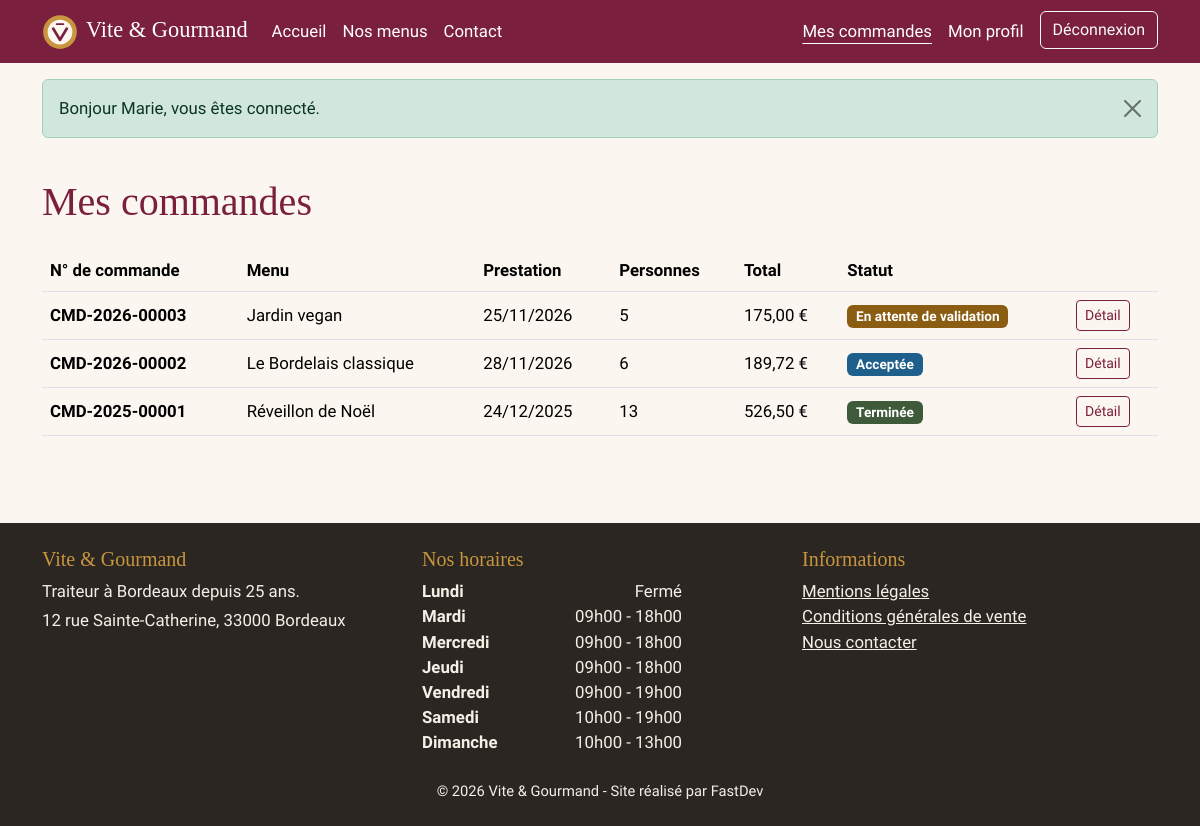
The app's page /espace (signed in) with its own data.
### tables this page shows
CREATE TABLE commande (
    commande_id         INT UNSIGNED AUTO_INCREMENT PRIMARY KEY,
    numero_commande     VARCHAR(20) NOT NULL UNIQUE,    
    utilisateur_id      INT UNSIGNED NOT NULL,
    menu_id             INT UNSIGNED NOT NULL,
    date_commande       DATETIME NOT NULL DEFAULT CURRENT_TIMESTAMP,
     
    date_prestation     DATE NOT NULL,
    heure_livraison     TIME NOT NULL,
    adresse_prestation  VARCHAR(255) NOT NULL,
    code_postal         VARCHAR(10) NOT NULL,
    ville_prestation    VARCHAR(100) NOT NULL,
    distance_km         DECIMAL(6,2) NOT NULL DEFAULT 0,  
    nombre_personne     INT UNSIGNED NOT NULL,
     
    prix_menu           DECIMAL(10,2) NOT NULL,         
    montant_reduction   DECIMAL(10,2) NOT NULL DEFAULT 0,  
    prix_livraison      DECIMAL(10,2) NOT NULL DEFAULT 0,  
    prix_total          DECIMAL(10,2) NOT NULL,
    statut              ENUM(
                            'en_attente',
                            'accepte',
                            'en_preparation',
                            'en_cours_de_livraison',
                            'livre',
                            'en_attente_retour_materiel',
                            'terminee',
                            'annulee'
                        ) NOT NULL DEFAULT 'en_attente',
    pret_materiel       BOOLEAN NOT NULL DEFAULT FALSE,
    restitution_materiel BOOLEAN NOT NULL DEFAULT FALSE,  
     
    motif_annulation    TEXT NULL,
    mode_contact        ENUM('telephone', 'mail') NULL,
    annulee_par         ENUM('client', 'employe') NULL,
    CONSTRAINT fk_commande_utilisateur FOREIGN KEY (utilisateur_id) REFERENCES utilisateur(utilisateur_id),
    CONSTRAINT fk_commande_menu        FOREIGN KEY (menu_id)        REFERENCES menu(menu_id),
    CONSTRAINT chk_commande_personnes  CHECK (nombre_personne >= 1),
     
    CONSTRAINT chk_commande_annulation CHECK (
        statut <> 'annulee'
        OR (annulee_par = 'client'  AND motif_annulation IS NOT NULL)
        OR (annulee_par = 'employe' AND motif_annulation IS NOT NULL AND mode_contact IS NOT NULL)
    )
);

CREATE TABLE menu (
    menu_id                 INT UNSIGNED AUTO_INCREMENT PRIMARY KEY,
    titre                   VARCHAR(150) NOT NULL,
    description             TEXT NOT NULL,
    theme_id                INT UNSIGNED NOT NULL,
    regime_id               INT UNSIGNED NOT NULL,
    nombre_personne_minimum INT UNSIGNED NOT NULL,
    prix_par_personne       DECIMAL(8,2) NOT NULL,      
    conditions              TEXT NOT NULL,              
    quantite_restante       INT UNSIGNED NOT NULL DEFAULT 0,  
    actif                   BOOLEAN NOT NULL DEFAULT TRUE,
    date_creation           DATETIME NOT NULL DEFAULT CURRENT_TIMESTAMP,
    CONSTRAINT fk_menu_theme  FOREIGN KEY (theme_id)  REFERENCES theme(theme_id),
    CONSTRAINT fk_menu_regime FOREIGN KEY (regime_id) REFERENCES regime(regime_id),
    CONSTRAINT chk_menu_personnes CHECK (nombre_personne_minimum >= 1),
    CONSTRAINT chk_menu_prix      CHECK (prix_par_personne > 0)
);

CREATE TABLE horaire (
    horaire_id      INT UNSIGNED AUTO_INCREMENT PRIMARY KEY,
    jour            ENUM('lundi','mardi','mercredi','jeudi','vendredi','samedi','dimanche') NOT NULL UNIQUE,
    heure_ouverture TIME NULL,
    heure_fermeture TIME NULL,
    ferme           BOOLEAN NOT NULL DEFAULT FALSE
);

### pages/espace/commandes.php (called while the page is built, shortened)
<?php
$commandes = Database::run(
    'SELECT c.commande_id, c.numero_commande, c.date_commande, c.date_prestation, c.nombre_personne,
            c.prix_total, c.statut, m.titre AS menu_titre
     FROM commande c JOIN menu m ON m.menu_id = c.menu_id
     WHERE c.utilisateur_id = :id
     ORDER BY c.date_commande DESC',
    ['id' => Auth::id()]
)->fetchAll();
render('espace/commandes', ['title' => 'Mes commandes', 'commandes' => $commandes]);

### public/index.php (called while the page is built, shortened)
<?php
$routes = [
    '/'                        => ['accueil', PUBLIC_],
    '/menus'                   => ['menus', PUBLIC_],
    '/menu'                    => ['menu', PUBLIC_],
    '/contact'                 => ['contact', PUBLIC_],
    '/mentions-legales'        => ['mentions-legales', PUBLIC_],
    '/cgv'                     => ['cgv', PUBLIC_],
    '/inscription'             => ['auth/inscription', PUBLIC_],
    '/connexion'               => ['auth/connexion', PUBLIC_],
    '/deconnexion'             => ['auth/deconnexion', CONNECTE],
    '/mot-de-passe-oublie'     => ['auth/mot-de-passe-oublie', PUBLIC_],
    '/reinitialiser'           => ['auth/reinitialiser', PUBLIC_],
    '/api/menus'               => ['api/menus', PUBLIC_],
    '/commander'               => ['commande/commander', CLIENT],
    '/espace'                  => ['espace/commandes', CLIENT],
    '/espace/commande'         => ['espace/commande', CLIENT],
    '/espace/commande/modifier'=> ['espace/modifier', CLIENT],
    '/espace/avis'             => ['espace/avis', CLIENT],
    '/espace/profil'           => ['espace/profil', CONNECTE],
    '/employe'                 => ['employe/commandes', STAFF],
    '/employe/commande'        => ['employe/commande', STAFF],
    '/employe/menus'           => ['employe/menus', STAFF],
    '/employe/menu'            => ['employe/menu-form', STAFF],
    '/employe/plats'           => ['employe/plats', STAFF],
    '/employe/horaires'        => ['employe/horaires', STAFF],
    '/employe/avis'            => ['employe/avis', STAFF],
    '/admin/employes'          => ['admin/employes', ADMIN],
    '/admin/statistiques'      => ['admin/statistiques', ADMIN],
    '/api/statistiques'        => ['api/statistiques', ADMIN],
];
$path = rtrim(current_path(), '/') ?: '/';
try {
    [$page, $roles] = $routes[$path];
    require dirname(__DIR__) . '/pages/' . $page . '.php';
} catch (\Throwable $e) {
    error_log((string) $e);
    if (App\Env::bool('APP_DEBUG')) {
        throw $e;
    }
    abort(500, 'Une erreur inattendue est survenue. Veuillez réessayer plus tard.');
}

### src/Auth.php (called while the page is built, shortened)
<?php
final class Auth
{
    public static function user(): ?array
    {
        return $_SESSION['user'] ?? null;
    }
    public static function id(): ?int
    {
        return self::user()['id'] ?? null;
    }
}

### src/Database.php (called while the page is built, shortened)
<?php
final class Database
{
    private static ?PDO $pdo = null;
    public static function pdo(): PDO
    {
        if (self::$pdo === null) {
            $dsn = sprintf(
                'mysql:host=%s;port=%s;dbname=%s;charset=utf8mb4',
                Env::get('DB_HOST', '127.0.0.1'),
                Env::get('DB_PORT', '3306'),
                Env::get('DB_NAME', 'vite_gourmand')
            );
            $options = [
                PDO::ATTR_ERRMODE            => PDO::ERRMODE_EXCEPTION,
                PDO::ATTR_DEFAULT_FETCH_MODE => PDO::FETCH_ASSOC,
                PDO::ATTR_EMULATE_PREPARES   => false,
            ];
            self::$pdo = new PDO($dsn, Env::get('DB_USER', 'root'), Env::get('DB_PASSWORD'), $options);
            self::$pdo->exec("SET time_zone = '" . (new \DateTimeImmutable())->format('P') . "'");
        }
        return self::$pdo;
    }
    public static function run(string $sql, array $params = []): \PDOStatement
    {
        $stmt = self::pdo()->prepare($sql);
        $stmt->execute($params);
        return $stmt;
    }
}

### src/CommandeService.php (called while the page is built, shortened)
<?php
final class CommandeService
{
    public static function libelle(string $statut): string
    {
        return self::STATUTS[$statut] ?? $statut;
    }
}

### templates/pages/espace/commandes.php (the view, shortened to what this page needs)
<div class="container py-4">
    <h1 class="mb-4">Mes commandes</h1>
    <?php if (!$commandes): ?>
        <p>Vous n'avez pas encore passé de commande.</p>
        <a href="/menus" class="btn btn-bordeaux">Découvrir nos menus</a>
    <?php else: ?>
        <div class="table-responsive">
            <table class="table align-middle">
                <thead>
                <tr>
                    <th scope="col">N° de commande</th>
                    <th scope="col">Menu</th>
                    <th scope="col">Prestation</th>
                    <th scope="col">Personnes</th>
                    <th scope="col">Total</th>
                    <th scope="col">Statut</th>
                    <th scope="col"><span class="visually-hidden">Actions</span></th>
                </tr>
                </thead>
                <tbody>
                <?php foreach ($commandes as $c): ?>
                    <tr>
                        <th scope="row"><?= e($c['numero_commande']) ?></th>
                        <td><?= e($c['menu_titre']) ?></td>
                        <td><?= e(date_fr($c['date_prestation'])) ?></td>
                        <td><?= (int) $c['nombre_personne'] ?></td>
                        <td><?= money($c['prix_total']) ?></td>
                        <td><?= render_partial('partials/badge-statut', ['statut' => $c['statut']]) ?></td>
                        <td>
                            <a href="/espace/commande?id=<?= (int) $c['commande_id'] ?>" class="btn btn-sm btn-outline-bordeaux">
                                Détail<span class="visually-hidden"> de la commande <?= e($c['numero_commande']) ?></span>
                            </a>
                        </td>
                    </tr>
                <?php endforeach; ?>
                </tbody>
            </table>
        </div>
    <?php endif; ?>
</div>

### templates/partials/badge-statut.php
<span class="badge statut statut-<?= e($statut) ?>"><?= e(App\CommandeService::libelle($statut)) ?></span>

### templates/layout.php (shortened to what this page needs)
<?php
$user = Auth::user();
?>
<!DOCTYPE html>
<html lang="fr">
<head>
    <link href="https://cdn.jsdelivr.net/npm/bootstrap@5.3.3/dist/css/bootstrap.min.css" rel="stylesheet"
>
    <link href="/assets/css/style.css" rel="stylesheet">
</head>
<body>
<header>
    <nav class="navbar navbar-expand-lg navbar-dark bg-bordeaux" aria-label="Menu principal">
        <div class="container">
            <a class="navbar-brand" href="/">
                <img src="/assets/img/logo.svg" alt="" width="36" height="36" class="me-2">Vite &amp; Gourmand
            </a>
            <div class="collapse navbar-collapse" id="navPrincipale">
                <ul class="navbar-nav me-auto">
                    <li class="nav-item"><a class="nav-link<?= nav_active('/') ?>" href="/">Accueil</a></li>
                    <li class="nav-item"><a class="nav-link<?= nav_active('/menus') ?>" href="/menus">Nos menus</a></li>
                    <li class="nav-item"><a class="nav-link<?= nav_active('/contact') ?>" href="/contact">Contact</a></li>
                </ul>
                <ul class="navbar-nav">
                    <?php if ($user === null): ?>
                        <li class="nav-item"><a class="nav-link<?= nav_active('/connexion') ?>" href="/connexion">Connexion</a></li>
                        <li class="nav-item"><a class="btn btn-or ms-lg-2" href="/inscription">Créer un compte</a></li>
                    <?php else: ?>
                        <?php if ($user['role'] === Auth::UTILISATEUR): ?>
                            <li class="nav-item"><a class="nav-link<?= nav_active('/espace', true) ?>" href="/espace">Mes commandes</a></li>
                        <?php endif; ?>
                        <li class="nav-item"><a class="nav-link<?= nav_active('/espace/profil') ?>" href="/espace/profil">Mon profil</a></li>
                        <li class="nav-item">
                            <form action="/deconnexion" method="post" class="d-inline">
                                <button type="submit" class="btn btn-outline-light ms-lg-2">Déconnexion</button>
                            </form>
                        </li>
                    <?php endif; ?>
                </ul>
            </div>
        </div>
    </nav>
</header>
<main id="contenu" tabindex="-1">
    <?php $messages = flashes(); if ($messages): ?>
        <div class="container mt-3">
            <?php foreach ($messages as $m): ?>
                <div class="alert alert-<?= e($m['type']) ?> alert-dismissible fade show" role="alert">
                    <?= e($m['message']) ?>
                    <button type="button" class="btn-close" data-bs-dismiss="alert" aria-label="Fermer le message"></button>
                </div>
            <?php endforeach; ?>
        </div>
    <?php endif; ?>
    <?= $contenu ?>
</main>
<footer class="footer mt-5">
    <div class="container py-4">
        <div class="row g-4">
            <div class="col-md-4">
                <h2 class="h5">Vite &amp; Gourmand</h2>
                <p class="mb-1">Traiteur à Bordeaux depuis 25 ans.</p>
                <p class="mb-0">12 rue Sainte-Catherine, 33000 Bordeaux</p>
            </div>
            <div class="col-md-4">
                <h2 class="h5">Nos horaires</h2>
                <ul class="list-unstyled horaires mb-0">
                    <?php $horaires = horaires(); if (!$horaires): ?><li>Horaires momentanément indisponibles</li><?php endif; ?>
                    <?php foreach ($horaires as $h): ?>
                        <li>
                            <span class="jour"><?= e(ucfirst($h['jour'])) ?></span>
                            <span><?= $h['ferme'] ? 'Fermé' : e(heure_fr($h['heure_ouverture']) . ' - ' . heure_fr($h['heure_fermeture'])) ?></span>
                        </li>
                    <?php endforeach; ?>
                </ul>
            </div>
            <div class="col-md-4">
                <h2 class="h5">Informations</h2>
                <ul class="list-unstyled mb-0">
                    <li><a href="/mentions-legales">Mentions légales</a></li>
                    <li><a href="/cgv">Conditions générales de vente</a></li>
                    <li><a href="/contact">Nous contacter</a></li>
                </ul>
            </div>
        </div>
        <p class="text-center small mt-4 mb-0">&copy; <?= date('Y') ?> Vite &amp; Gourmand - Site réalisé par FastDev</p>
    </div>
</footer>
</body>
</html>

### public/assets/css/style.css (style rules this page uses)
:root { --vg-bordeaux: #7A1F3D; --vg-bordeaux-fonce: #5A1530; --vg-creme: #FBF6EF; --vg-creme-fonce: #F3E8D8; --vg-or: #C8963E; --vg-sauge: #3F5A3B; --vg-encre: #2B2622; --bs-body-font-family: 'Source Sans 3', system-ui, sans-serif; --bs-body-color: var(--vg-encre); --bs-body-bg: var(--vg-creme); --bs-link-color-rgb: 122, 31, 61; --bs-link-hover-color-rgb: 90, 21, 48; }
body { font-size: 1.05rem; }
h1, h2, h3, .h1, .h2, .h3, .navbar-brand, .atout-chiffre { font-family: 'Playfair Display', Georgia, serif; color: var(--vg-bordeaux); }
.h5, .h6, h4, h5, h6 { color: var(--vg-encre); }
.bg-bordeaux { background-color: var(--vg-bordeaux) !important; }
.navbar-brand { color: #fff !important; font-size: 1.4rem; }
.navbar-dark .nav-link { color: #fff; }
.navbar-dark .nav-link:hover, .navbar-dark .nav-link.active { color: #fff; text-decoration: underline; text-underline-offset: 6px; }
.btn-outline-bordeaux { --bs-btn-color: var(--vg-bordeaux); --bs-btn-border-color: var(--vg-bordeaux); --bs-btn-hover-bg: var(--vg-bordeaux); --bs-btn-hover-color: #fff; --bs-btn-active-bg: var(--vg-bordeaux-fonce); --bs-btn-active-color: #fff; }
.statut { font-size: .85rem; color: #fff; }
.statut-en_attente { background: #8a5d12; }
.statut-accepte, .statut-en_preparation { background: #1f5f8b; }
.statut-terminee { background: var(--vg-sauge); }
.footer { background: var(--vg-encre); color: #f5efe6; }
.footer .h5 { color: var(--vg-or); font-family: 'Playfair Display', Georgia, serif; }
.footer a { color: #f5efe6; }
.horaires li { display: flex; justify-content: space-between; max-width: 260px; }
.horaires .jour { font-weight: 600; }

### records on screen
commande: numero_commande "CMD-2026-00003", menu.titre "Jardin vegan", date_prestation "25/11/2026", nombre_personne "5", prix_total "175,00 €", statut "En attente de validation"
commande: numero_commande "CMD-2026-00002", menu.titre "Le Bordelais classique", date_prestation "28/11/2026", nombre_personne "6", prix_total "189,72 €", statut "Acceptée"
commande: numero_commande "CMD-2025-00001", menu.titre "Réveillon de Noël", date_prestation "24/12/2025", nombre_personne "13", prix_total "526,50 €", statut "Terminée"
horaire: jour "Lundi", ferme "Fermé"
horaire: jour "Mardi", heure_ouverture+heure_fermeture "09h00 - 18h00"
horaire: jour "Mercredi", heure_ouverture+heure_fermeture "09h00 - 18h00"
horaire: jour "Jeudi", heure_ouverture+heure_fermeture "09h00 - 18h00"
horaire: jour "Vendredi", heure_ouverture+heure_fermeture "09h00 - 19h00"
horaire: jour "Samedi", heure_ouverture+heure_fermeture "10h00 - 19h00"
horaire: jour "Dimanche", heure_ouverture+heure_fermeture "10h00 - 13h00"

### other values on screen
$m['message'] "Bonjour Marie, vous êtes connecté."
